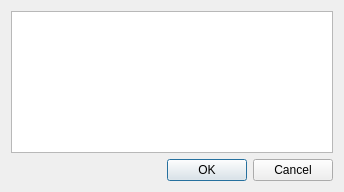
<?xml version="1.0" encoding="UTF-8"?>
<ui version="4.0">
 <class>Dialog_textedit</class>
 <widget class="QDialog" name="Dialog_textedit">
  <property name="windowModality">
   <enum>Qt::NonModal</enum>
  </property>
  <property name="geometry">
   <rect>
    <x>0</x>
    <y>0</y>
    <width>344</width>
    <height>192</height>
   </rect>
  </property>
  <property name="windowTitle">
   <string>text edit</string>
  </property>
  <property name="windowIcon">
   <iconset resource="../icons.qrc">
    <normaloff>:/icons/text_edit.svg</normaloff>:/icons/text_edit.svg</iconset>
  </property>
  <property name="windowOpacity">
   <double>1.000000000000000</double>
  </property>
  <layout class="QGridLayout" name="gridLayout">
   <item row="0" column="0" colspan="2">
    <widget class="QPlainTextEdit" name="plainTextEdit"/>
   </item>
   <item row="1" column="1">
    <widget class="QDialogButtonBox" name="buttonBox">
     <property name="standardButtons">
      <set>QDialogButtonBox::Cancel|QDialogButtonBox::Ok</set>
     </property>
    </widget>
   </item>
   <item row="1" column="0">
    <spacer name="horizontalSpacer">
     <property name="orientation">
      <enum>Qt::Horizontal</enum>
     </property>
     <property name="sizeHint" stdset="0">
      <size>
       <width>40</width>
       <height>20</height>
      </size>
     </property>
    </spacer>
   </item>
  </layout>
 </widget>
 <resources>
  <include location="../icons.qrc"/>
 </resources>
 <connections/>
</ui>
